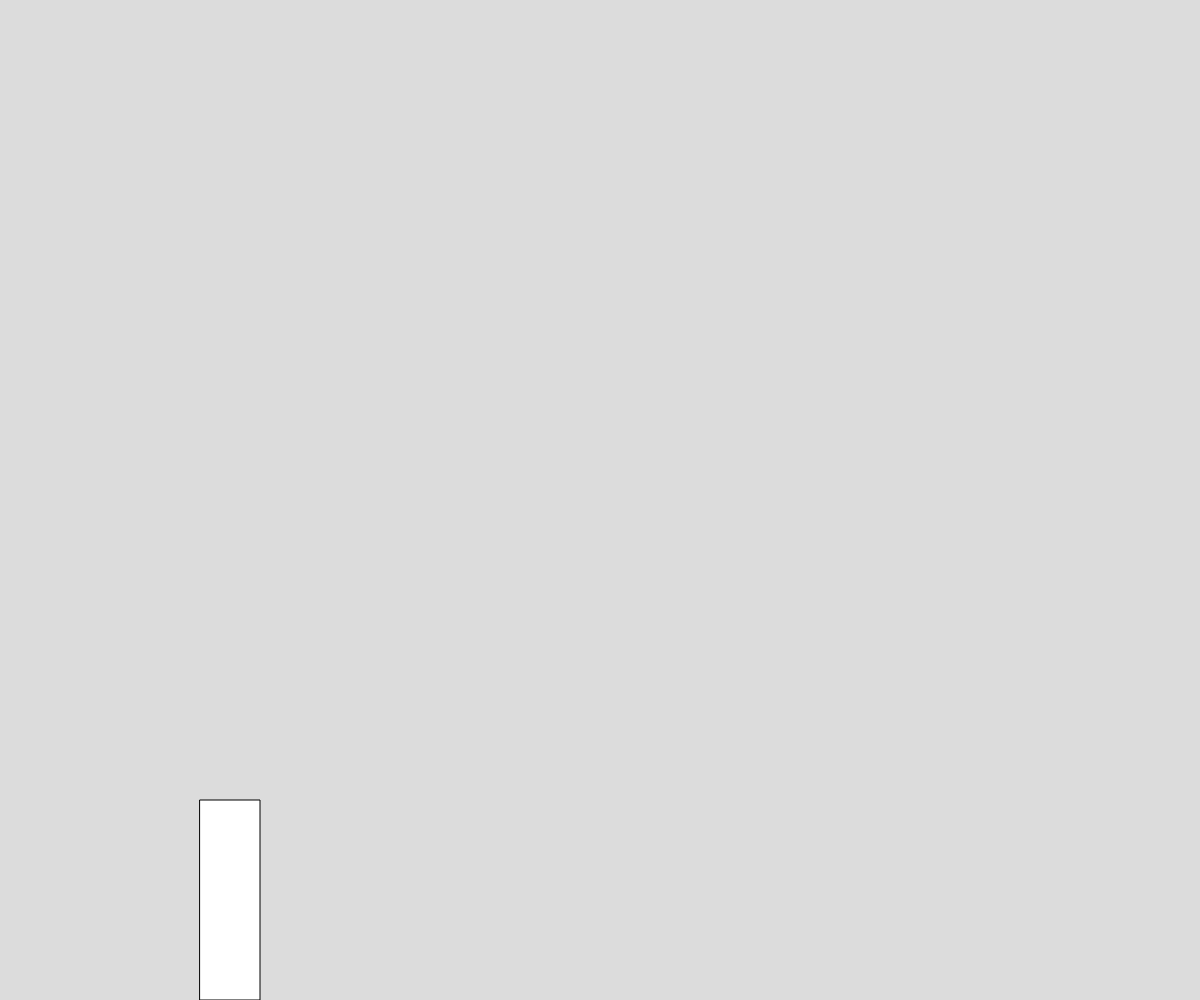
Frame 1 (no input)
Frame 60 (no input): identical to frame 1, image omitted
Frame 120 (the mouse pressed at the canvas centre since frame 60): identical to frame 1, image omitted

The p5.js sketch that drew this single still picture (run headless with seeded random() and noise() and a simulated clock; from frame 60 on, the mouse is pressed at the canvas centre):

// p5.js sketch
// ── sketch.js
// Terrain Generation
// Object Notation and Arrays Demo
// March 18 2024

let terrain = [];
let numberOfRects;
let rectWidth;

function setup() {
  createCanvas(windowWidth, windowHeight);
  numberOfRects = 20;
  rectWidth = width / numberOfRects;
  spawnRectangle(200, 200);
}

function draw() {
  background(220);
  for (let someRect of terrain) {
    rect(someRect.x, someRect.y, someRect.w, someRect.h);
  }
}

function spawnRectangle(leftSide, rectHeight) {
  let thisRect = {
    x: leftSide,
    y: height - rectHeight,
    w: rectWidth,
    h: rectHeight,
  };
  terrain.push(thisRect);
}
